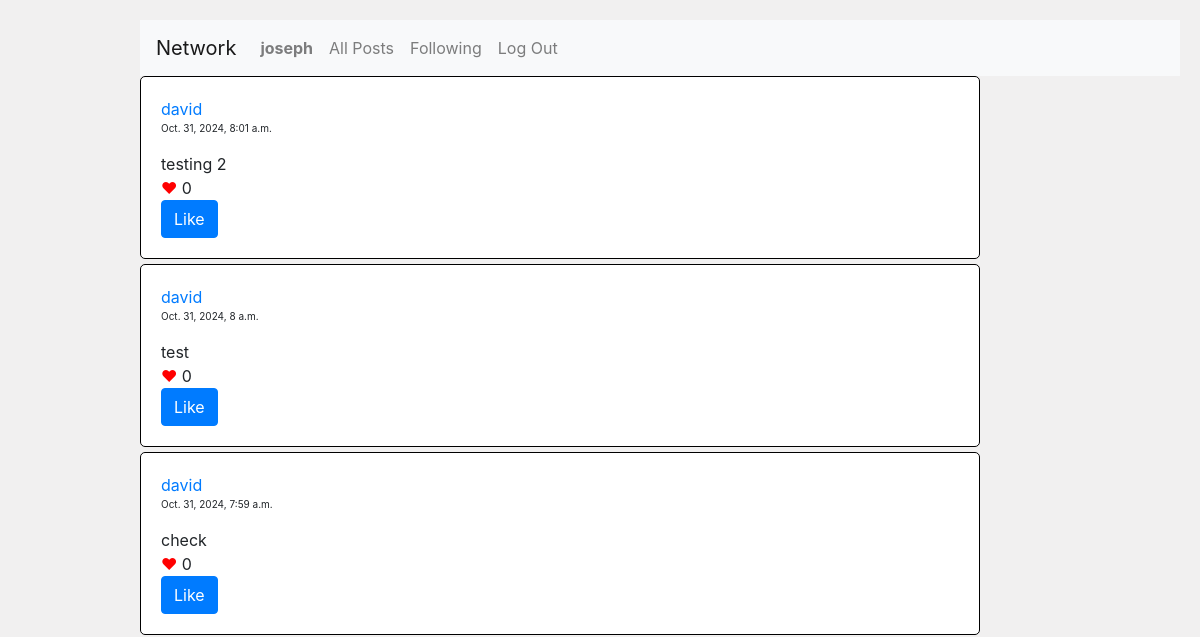
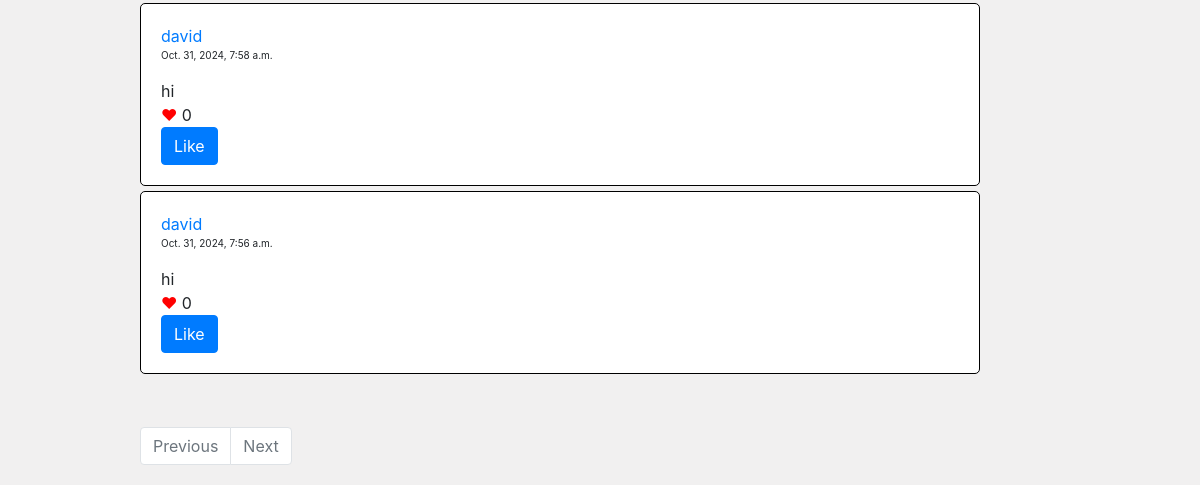
/following (signed in), run on an earlier commit of the app's database (2 pictures, top to bottom).
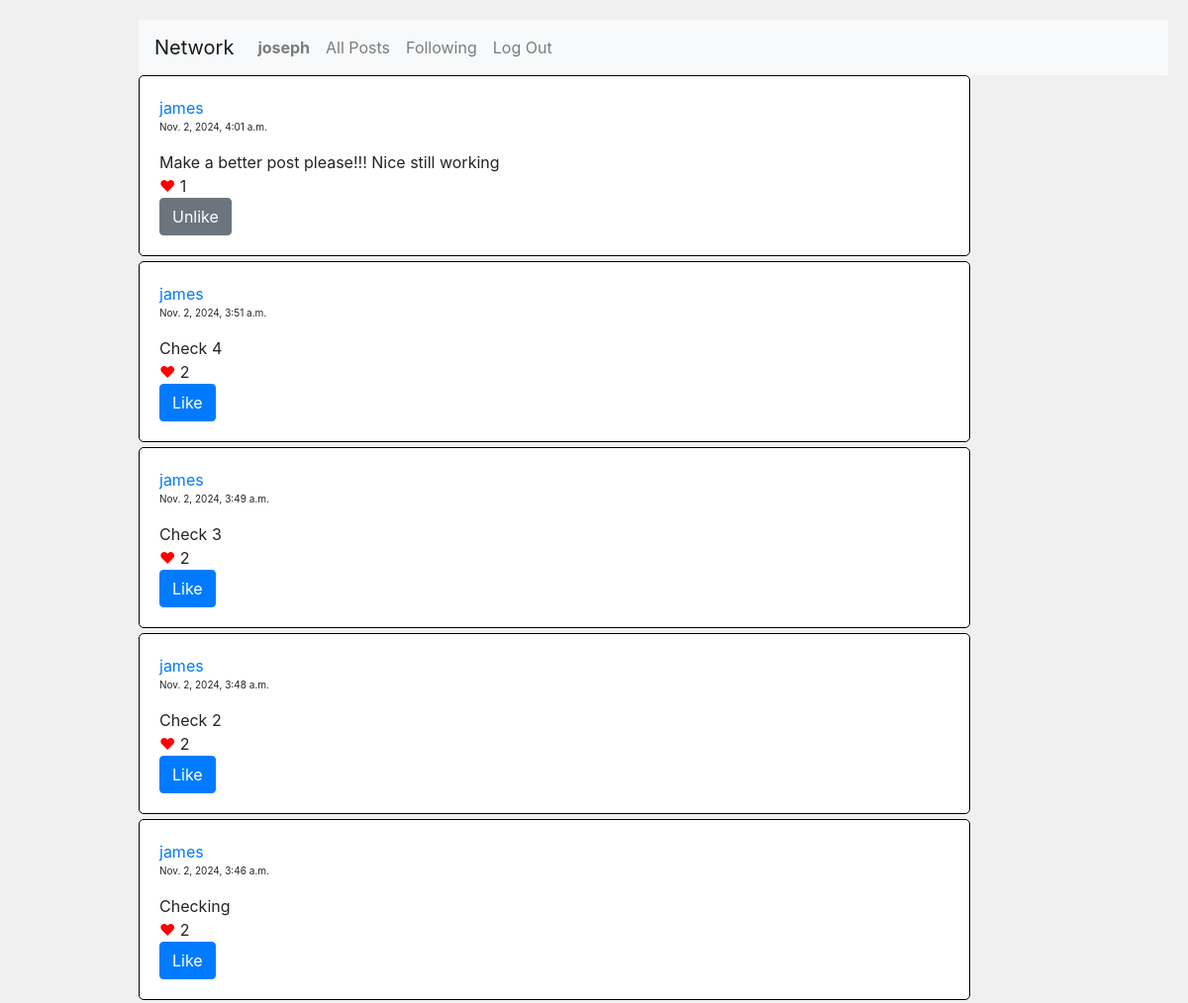
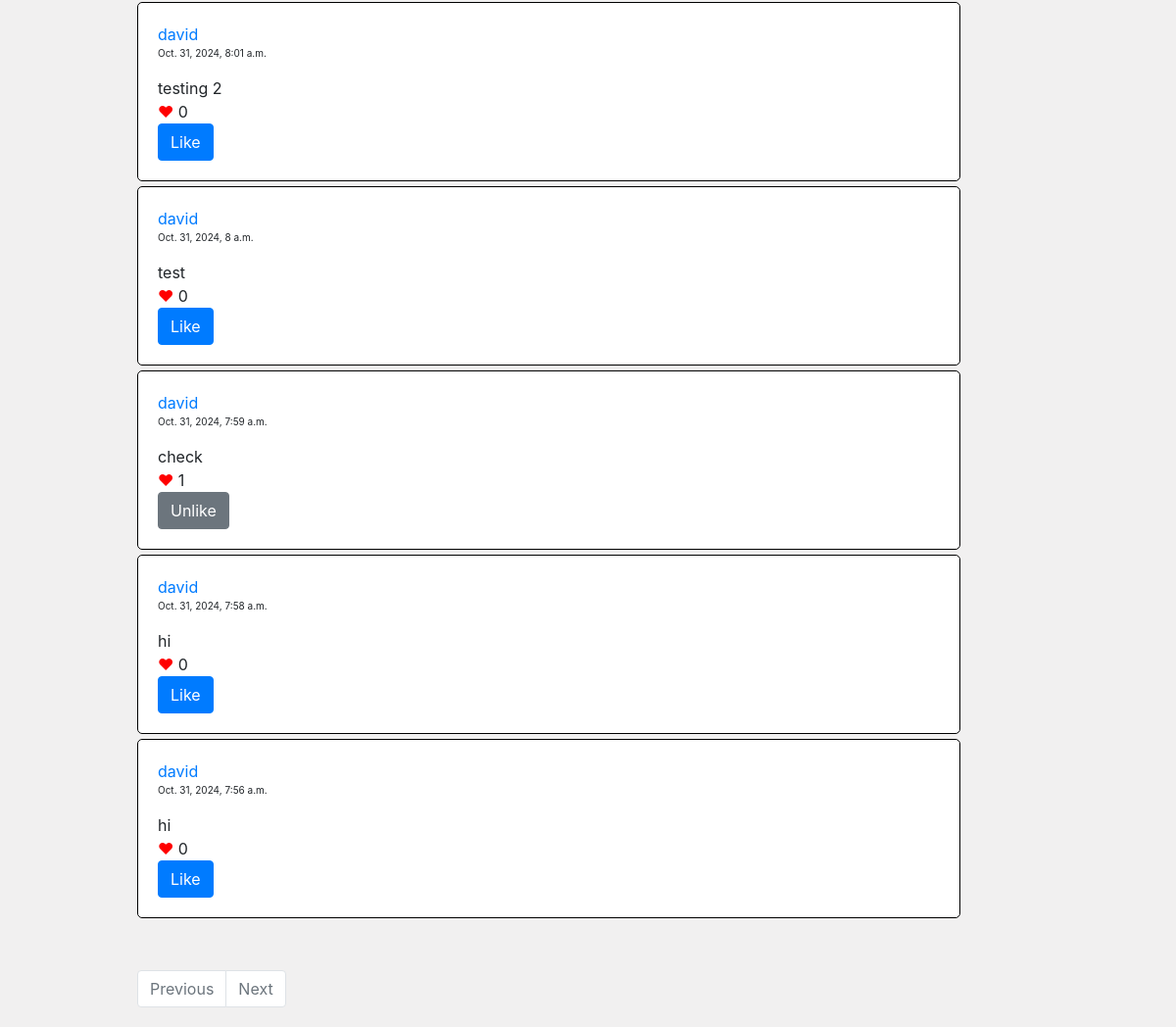
And on a later commit of the database (2 pictures, top to bottom).
### network/models.py (models this page shows, shortened)
class Post(models.Model):
    poster = models.ForeignKey(User, on_delete=models.CASCADE, related_name='poster')
    post = models.TextField()
    likes = models.IntegerField(default=0)
    posting_date = models.DateTimeField(auto_now_add=True)

class User(AbstractUser):
    pass

### network/views.py (the view)
# urls.py: path('following', views.following, name= 'following'),
def following(request):
    requestor_instance = User.objects.get(id=request.user.id)
    users_followed  = Follow.objects.filter(follower=requestor_instance).values_list('followed', flat=True)
    posts = Post.objects.filter(poster__in=users_followed).order_by('-posting_date')
    user_instance = User.objects.get(id=request.user.id)
    likes = Like.objects.filter(liker=user_instance)
    like_ids = [like.post.id for like in likes]
    return render(request, 'network/follow.html', {
        'posts':posts,
        'likes': like_ids
    })

### network/templates/network/follow.html (shortened to what this page needs)
{% extends "network/layout.html" %}
{% load static %}
{% block body %}
 {% for post in posts %}
 <div class="div-posts">
     <a href="{% url 'profile' post.poster.id %}">{{ post.poster }}</a>
     <p class="date">{{post.posting_date}}</p>
     <span class="post" data-id ='{{ post.id }}'>{{ post.post }}</span>
     <br><span class="heart">&#9829;</span>
     {% if user.is_authenticated %}
         {% if post.id in likes %}
             <span class="totallikes">{{ post.likes }}</span> <br><button data-postid ='{{ post.id }}' data-userid ='{{ user.id }}' class="subtractlike btn btn-secondary" id='u{{ post.id }}'>Unlike</button>
         {% else %}
             <span class="totallikes">{{ post.likes }}</span> <br><button data-postid ='{{ post.id }}' data-userid ='{{ user.id }}' class="addlike btn btn-primary" id='l{{ post.id }}'>Like</button>
         {% endif %}
     {% endif %}
 </div>
{% endfor %}
<br><br>
<nav aria-label="Page navigation example">
 <ul class="pagination" name="page">
     {% if posts.has_previous %}
         <li class="page-item"><a class="page-link" href="?page={{ posts.previous_page_number }}">Previous</a></li>
     {% else %}
         <li class="page-item disabled">
             <a class="page-link" href="#" tabindex="-1" aria-disabled="true">Previous</a>
         </li>
     {% endif %}
     {% if posts.has_next %}
         <li class="page-item"><a class="page-link" href="?page={{ posts.next_page_number }}">Next</a></li>
     {% else %}
         <li class="page-item disabled">
             <a class="page-link" href="#" tabindex="-1" aria-disabled="true">Next</a>
         </li>
     {% endif %}
 </ul>
</nav>
{% endblock %}

What changed in the data, as far as the page shows it:
now on this page (row edited): Post: poster "james", posting_date "Nov. 2, 2024, 4:01 a.m.", post "Make a better post please!!! Nice still working", likes "1"
now on this page (row unchanged): Post: poster "james", posting_date "Nov. 2, 2024, 3:51 a.m.", post "Check 4", likes "2"
now on this page (row unchanged): Post: poster "james", posting_date "Nov. 2, 2024, 3:49 a.m.", post "Check 3", likes "2"
now on this page (row unchanged): Post: poster "james", posting_date "Nov. 2, 2024, 3:48 a.m.", post "Check 2", likes "2"
now on this page (row unchanged): Post: poster "james", posting_date "Nov. 2, 2024, 3:46 a.m.", post "Checking", likes "2"
changed Post "check": likes "0" → "1"; text "Like" → "Unlike"
